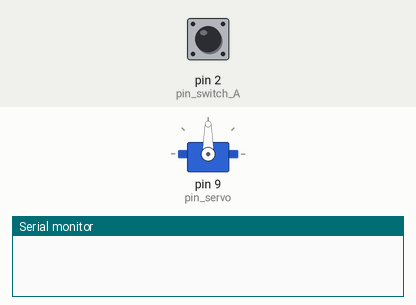
The program below on a simulated Arduino Nano, built with avr-gcc and run on an emulated ATmega328P. On the bench: servo, the last lines printed to the serial monitor. Inputs (shaded band) come from the test bench; at power-on: pin 2 (pin_switch_A) HIGH. Random numbers use the default seed unless the program sets one.

Above: at 0.1 s.
At 7.2 s:
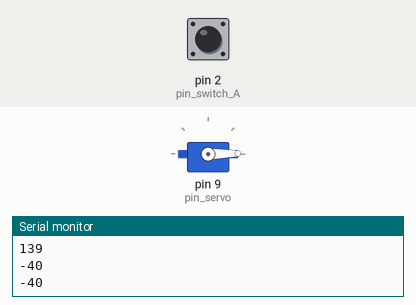
At 22.3 s:
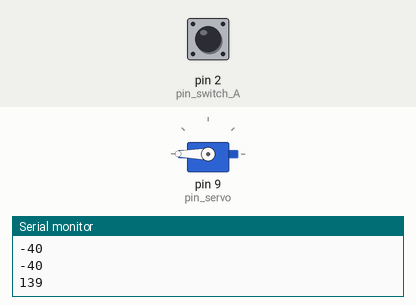
Timing chart, 0 to 23.8 s (numbered marks = the images above):
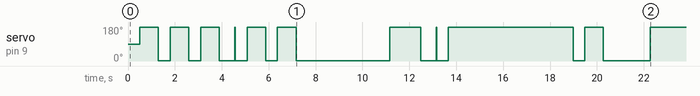

Measured:
- by itself, servo on pin 9 (pin_servo): 90° → 180° at 0.50 s, → 1° 0.80 s later, → 180° 0.50 s later, → 1° 0.80 s later, … (21 changes in this stretch)

The program:

main.cpp
```cpp
// Useless Box
// ------------------------
//
// Version:
// 0.1 - Initial Version
//       [02.08.2021] Jan T. Olsen


#include "Arduino.h"
#include "Servo.h"

// Initialization of pins

  // Input(s)
  int pin_switch_A = 2;     // Digital-Pin (D2) for Toggle-Switch (Position A)
  int pin_switch_B = 3;     // Digital-Pin (D3) for Toggle-Switch (Position B)
  int pin_pot = 0;          // Analog-Pin (A0) for Potentiometer

  // Output(s)
  int pin_servo = 9;        // Servo-Motor-Pin (D9)

// Internal Variable(s)
  Servo servo;        // Create Servo-Object to control a servo motor
  int servo_position; // Servo-Motor Position [deg]
  int servo_time;     // Servo-Motor Speed [ms]
  int state;      // State-ID used for State-Machine
  bool flag = false;  // Help Memory

// Setup
void setup()
{
  // initialize serial communication at 9600 bits per second:
  Serial.begin(9600);

  // Servo
  servo.attach(pin_servo);        // Attaches the servo on Pin D9 to the Servo-object

  // Digital Pin assignment
  pinMode(pin_switch_A, INPUT);   // Assign as Digital-Input
  pinMode(pin_switch_B, INPUT);   // Assign as Digital-Input
}

// Servo Control with Potentiometer
void ServoControl_Potmeter(int pin_potmeter, Servo servo_object)
{
  // Local Variable(s)
  int angle_setpoint;                                     // Angle Setpoint variable for Servo-Motor

  // Setpoint computation
  angle_setpoint = analogRead(pin_potmeter);              // reads the value of the potentiometer (value between 0 and 1023)
  angle_setpoint = map(angle_setpoint, 0, 1023, 0, 180);  // scale it to use it with the servo (value between 0 and 180)

  // Servo Control
  servo.write(angle_setpoint);                            // Set Servo-Motor position according to angle setpoint

  // Publish Servo-Motor angle setpoint
  Serial.println(angle_setpoint);
}

// Servo Control - Speed Control
// -------------------------
// Input(s)
//  Angle   - Angle Setpoint [deg]
//  Time    - Time Setpoint [ms]
//  Pin_potmeter - Digital Pin used for Servo-Motor
//  Servo_Object - Servo Object used to communicate with the Servo-Motor
void ServoControl_Speed(int angle, int time, int pin_potmeter, Servo servo_object)
{
  // Local Variable(s)
  // -------------------------
    int angle_setpoint = angle;               // Angle Setpoint value for Servo-Motor [deg]
    int angle_current = servo_object.read();  // Angle current value for Servo-Motor [deg]
    int pos;                                  // Servo-Motor Angle Position (used in for-loop) [deg]
    int wait_delay;                           // Increment Wait time delay [ms]
    int angle_diff;                           // Angle Difference between current and setpoint value
    // int angle_min = 0;                        // Minimum Angle for Servo-Motor [deg]
    // int angle_max = 180;                      // Maximum Angle for Servo-Motor [deg]

  // Speed Control
  // -------------------------

    // Angle Difference
    angle_diff = angle_setpoint - angle_current;

    // Positive Speed
    if(angle_diff > 0)
    {
      // Positive Sweep
      // Sweep for Current Angle to Setpoint Angle
      // For-Loop from current to setpoint angle
      for (pos = angle_current; pos <= angle_setpoint; pos += 1)
      {
        //Serial.println(pos);
        servo_object.write(pos);                    // Set Servo-Motor position
        wait_delay = round(time / abs(angle_diff)); // Calculate increment wait delay
        //Serial.println(wait_delay);
        delay(wait_delay);                          // Wait [ms] for the Servo-Motor to reach the target position
      }

    }
    // Negative Speed
    else if(angle_diff < 0)
    {
      // Negative Sweep
      // Sweep for Current Angle to Setpoint Angle
      // For-Loop from current to setpoint angle
      for (pos = angle_current; pos >= angle_setpoint; pos -= 1)
      {
        //Serial.println(pos);
        servo_object.write(pos);                    // Set Servo-Motor position
        wait_delay = round(time / abs(angle_diff)); // Calculate increment wait delay
        //Serial.println(wait_delay);
        delay(wait_delay);                          // Wait [ms] for the Servo-Motor to reach the target position
      }
    }
    // Zero Speed
    else
    {
      // Motor already at angle-setpoint
      // Nothing should happend
    }
    Serial.println(angle_diff);

}

// State Machine
// -------------------------
void StateMachine(int state)
{

  int state_id = state;


  switch (state_id)
  {

    // Case 1
    case 1:

      // Pre-Trigger Push
      // -------------------------
      servo_position = 140;
      servo_time = 1000;
      ServoControl_Speed(servo_position, servo_time, pin_pot, servo);
      delay(1000);

      // Trigger Push
      // -------------------------
      servo.write(180);
      delay(15);

      // Break Case-statement
      if(digitalRead(pin_switch_A) == LOW)
      {
        servo.write(1);
        delay(15);
        break;
      }

    // Case 2
    case 2:

      // Pre-Trigger Push
      // -------------------------
      servo_position = 140;
      servo_time = 1000;
      ServoControl_Speed(servo_position, servo_time, pin_pot, servo);
      delay(2000);

      servo_position = 10;
      servo_time = 3000;
      ServoControl_Speed(servo_position, servo_time, pin_pot, servo);
      delay(500);

      // Trigger Push
      // -------------------------
      servo.write(180);
      delay(15);

      // Break Case-statement
      if(digitalRead(pin_switch_A) == LOW)
      {
        servo.write(1);
        delay(15);
        break;
      }

    // Case 3
    case 3:

      // Pre-Trigger Push
      // -------------------------
      servo_position = 110;
      servo_time = 2000;
      ServoControl_Speed(servo_position, servo_time, pin_pot, servo);
      delay(500);

      servo_position = 10;
      servo_time = 100;
      ServoControl_Speed(servo_position, servo_time, pin_pot, servo);
      delay(1000);

      servo_position = 110;
      servo_time = 2000;
      ServoControl_Speed(servo_position, servo_time, pin_pot, servo);
      delay(500);

      servo_position = 10;
      servo_time = 100;
      ServoControl_Speed(servo_position, servo_time, pin_pot, servo);
      delay(1000);

      // Trigger Push
      // -------------------------
      servo.write(180);
      delay(15);

      // Break Case-statement
      if(digitalRead(pin_switch_A) == LOW)
      {
        servo.write(1);
        delay(15);
        break;
      }

    // Case 4
    case 4:

      // Pre-Trigger Push
      // -------------------------
      servo_position = 140;
      servo_time = 500;
      ServoControl_Speed(servo_position, servo_time, pin_pot, servo);
      delay(50);

      // Trigger Push
      // -------------------------
      servo.write(180);
      delay(15);

      // Break Case-statement
      if(digitalRead(pin_switch_A) == LOW)
      {
        servo.write(1);
        delay(15);
        break;
      }

    // Case 5
    case 5:

      delay(4000);

      // Trigger Push
      // -------------------------
      servo.write(180);
      delay(15);

      // Break Case-statement
      if(digitalRead(pin_switch_A) == LOW)
      {
        servo.write(1);
        delay(15);
        break;
      }

    // Case 6 to 14
    case 6 ... 14:

      delay(500);

      // Trigger Push
      // -------------------------
      servo.write(180);
      delay(15);

      // Break Case-statement
      if(digitalRead(pin_switch_A) == LOW)
      {
        servo.write(1);
        delay(15);
        break;
      }

    // Case 15 to 30
    case 15 ... 20:

      delay(500);

      // Pre-Trigger Push
      // -------------------------
      servo_position = 140;
      servo_time = 250;
      ServoControl_Speed(servo_position, servo_time, pin_pot, servo);
      //delay(50);

      // Trigger Push
      // -------------------------
      servo.write(180);
      delay(15);

      // Break Case-statement
      if(digitalRead(pin_switch_A) == LOW)
      {
        servo.write(1);
        delay(15);
        break;
      }

    default:
      servo.write(1);
      delay(15);
      break;
  }

}

void loop()
{


  // Servo Control - Potentiometer
  // -------------------------
  //ServoControl_Potmeter(pin_pot, servo);

  // Servo Control - State Machine
  // -------------------------
  if(digitalRead(pin_switch_A) == HIGH)
  {
    int state_min = 1;
    int state_max = 20 + 1;

    StateMachine(random(state_min, state_max));

  }
  else
  {
    servo.write(1);
    delay(15);
  }

  delay(1);        // delay in between reads for stability
}
```
